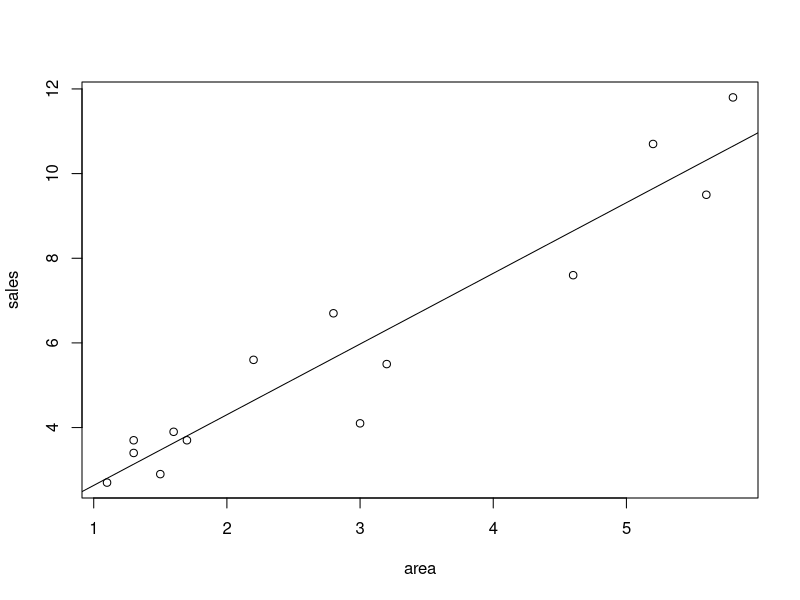
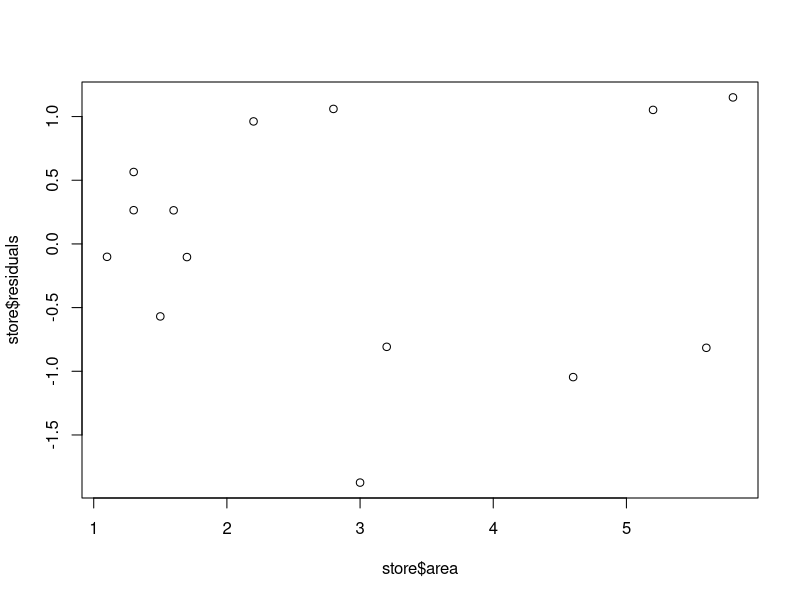
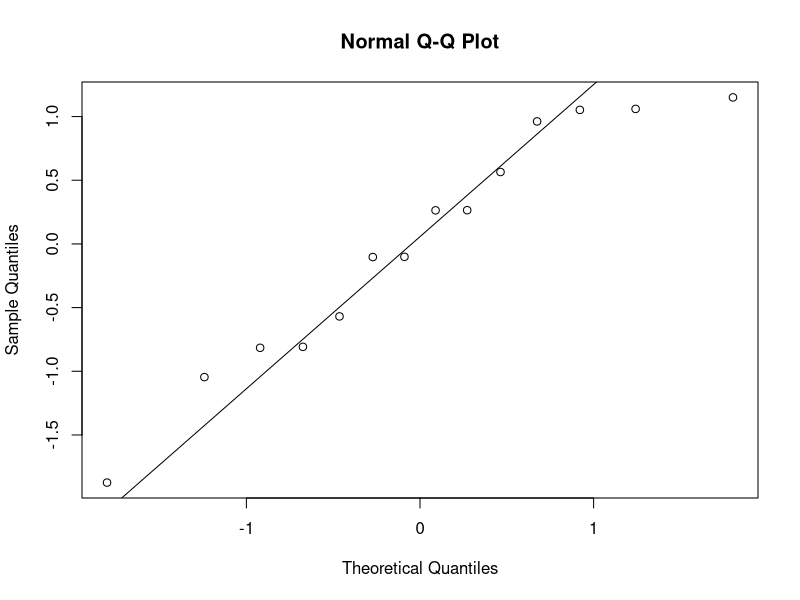
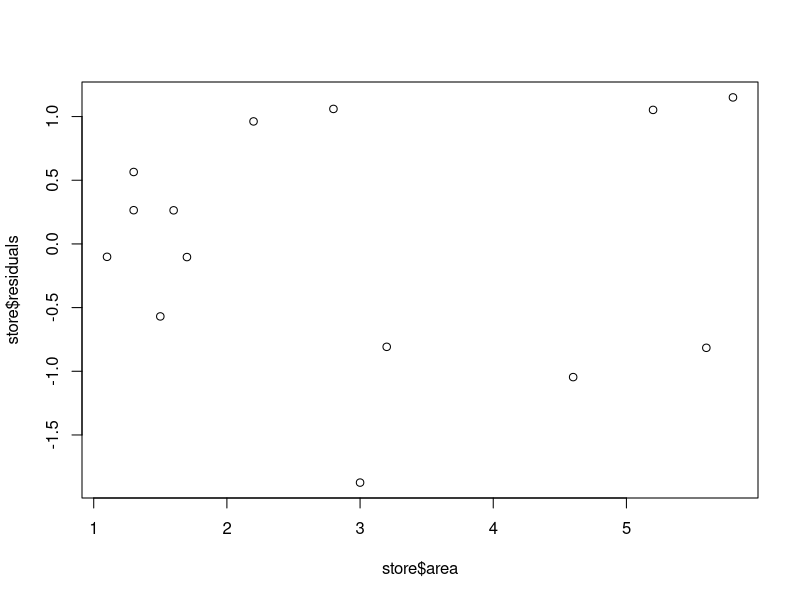

Write the R code that produced these figures, in order.
# Practise 2
# Book Example Sales vs Sq Feet Area : x - sq ft, y - Sales
rm(list=ls())
options(digits=4)
x = c(1.7,1.6,2.8,5.6,1.3,2.2,1.3,1.1,3.2,1.5,5.2,4.6,5.8,3 )
y = c(3.7,3.9,6.7,9.5,3.4,5.6,3.7,2.7,5.5,2.9,10.7,7.6,11.8,4.1)
store = data.frame(area=x,sales=y)
str(store)
apply(store,2,mean)

store.lm1 = lm(sales ~ area, data=store)
summary(store.lm1)
# predict sales = 0.09645 + 1.6699 * area
with(data=store, plot(area, sales))
abline(store.lm1)

# Excel equivalent
store$storex = store$area - mean(store$area)
store$storey = store$sales - mean(store$sales)
store$ssxy = store$storex * store$storey
store$ssx2 = store$storex^2 

store$predicted = fitted.values(store.lm1)     
store
actualmeansales = mean(store$sales)
store$ssr = (fitted.values(store.lm1) - actualmeansales)^2
store
store$sse = (store$sales - fitted.values(store.lm1))^2
store
# Residual Value = Observed - Predicted
store$residuals = (store$sales - fitted.values(store.lm1))
store
store$stdresiduals = (store$residuals - mean(store$residuals))/sd(store$residuals)
store

(SSXY = sum(store$ssxy))
(SSX2 = sum(store$ssx2))
(b1 = SSXY/SSX2)
(b0 = mean(store$sales - b1 * mean(store$area)))
coef(store.lm1)
SSR = sum(store$ssr)
SSE = sum(store$sse)
(SST = SSR + SSE)
(r2 = SSR/SST)  # Coeff of Determination
# 90.42 variation in sales is due to area
# Std Error of Estimate  Syx
(n = length(store$sales))
(Syx = sqrt(SSE/(n-2)))
b0;b1;r2;Syx
summary(store$residuals)
summary(store.lm1)


# Residual Analysis
plot(store$area, store$residuals)
# No relationship of residuals & area - Linear Model Acceptable
# Fulfills criteria of Linearity Assumptions 

# Normality - 
# Data collected over 1 period, not spread
# Test for auto correlation not required
qqnorm(store$residuals)
qqline(store$residuals)
#modest departure from normal is ok

# Equal Variance
plot(store$area, store$residuals)
